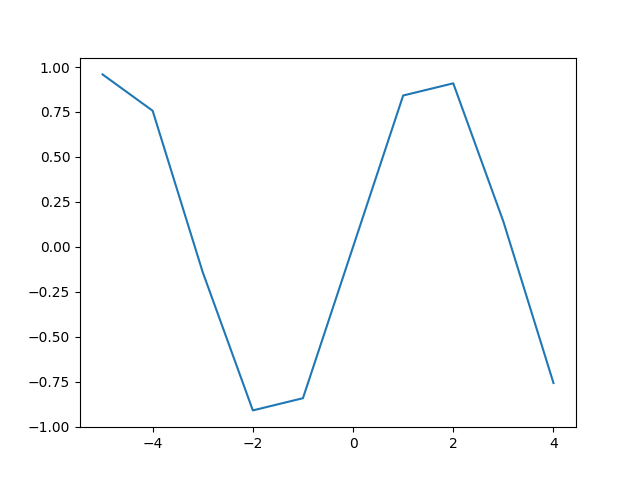

Recreate this plot in Python.
import matplotlib.pyplot as plot
import math
def f(x):
    return math.sin(x)

def draw():
    xs = list(range(-5, 5))
    ys = []
    for x in xs:
        ys.append(f(x))
    plot.plot(xs, ys)
    plot.show()

if __name__ == "__main__":
    draw()
